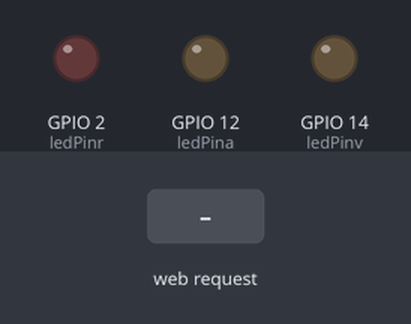
Bench run of a sketch on a simulated ESP8266 (NodeMCU). Shown: output pins drawn as LEDs (lit = HIGH). The inputs (shaded band) are chosen by the test bench. WiFi joins after 1.5 s; servers stay silent unless stated; what the sketch prints to the serial monitor is not drawn.

Above: at 2.7 s.
2.8 s: HTTP request GET /A received
At 3.3 s:
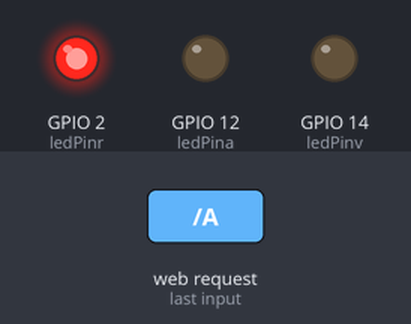
4.3 s: HTTP request GET /C received
At 5.5 s:
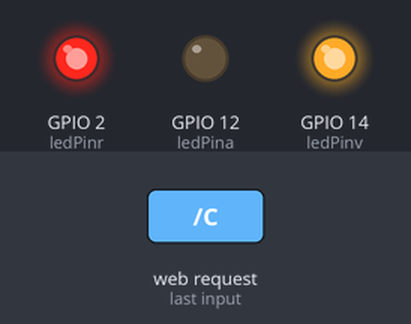
5.8 s: HTTP request GET /B received
At 6.8 s:
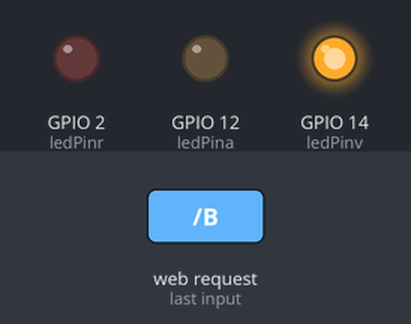
7.3 s: HTTP request GET /E received
At 7.9 s:
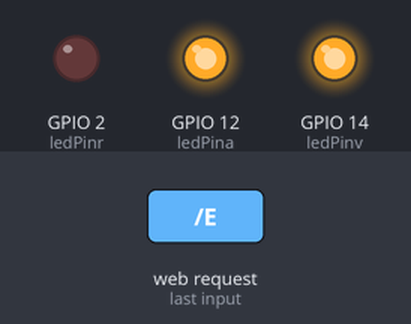
8.8 s: HTTP request GET /D received
At 10.0 s:
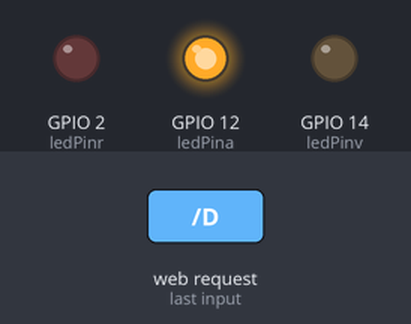
10.3 s: HTTP request GET /A received
At 11.4 s:
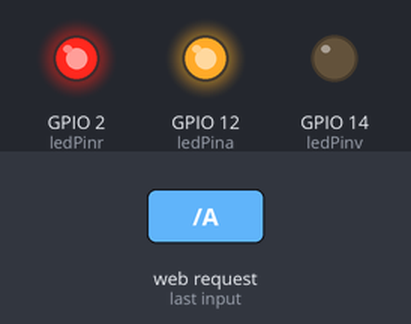
Timing chart, 0 to 12.8 s (numbered marks = the images above; inputs shaded):
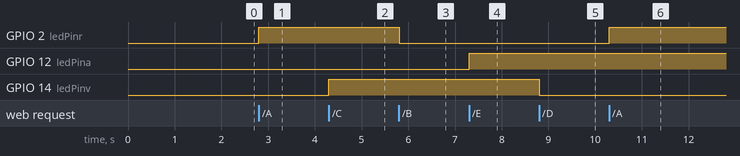

Measured:
- after the input at 2.8 s, GPIO 2 (ledPinr): LOW → HIGH at once
- after the input at 4.3 s, GPIO 14 (ledPinv): LOW → HIGH at once
- after the input at 5.8 s, GPIO 2 (ledPinr): HIGH → LOW at once
- after the input at 7.3 s, GPIO 12 (ledPina): LOW → HIGH at once
- after the input at 8.8 s, GPIO 14 (ledPinv): HIGH → LOW at once
- after the input at 10.3 s, GPIO 2 (ledPinr): LOW → HIGH at once

The sketch:

aulapabloemailbia1.ino
```cpp
#include <ESP8266WiFi.h>

const char* ssid = "#Sala_HULK";
const char* password = "HULK#2017";

int ledPinr = 02; // vermelho
int ledPinv = 14; // verde
int ledPina = 12; // azul


WiFiServer server(80);

void setup() {
  Serial.begin(115200);
  delay(10);

  pinMode(ledPinr, OUTPUT);
  digitalWrite(ledPinr, LOW);

pinMode(ledPinv, OUTPUT);
  digitalWrite(ledPinv, LOW);

pinMode(ledPina, OUTPUT);
  digitalWrite(ledPina, LOW);


  // Connect to WiFi network
  Serial.println();
  Serial.println();
  Serial.print("Connecting to ");
  Serial.println(ssid);

  WiFi.begin(ssid, password);

  while (WiFi.status() != WL_CONNECTED) {
    delay(500);
    Serial.print(".");
  }
  Serial.println("");
  Serial.println("WiFi connected");

  // Start the server
  server.begin();
  Serial.println("Server started");

  // Print the IP address
  Serial.print("Use this URL to connect: ");
  Serial.print("http://");
  Serial.print(WiFi.localIP());
  Serial.println("/");

}

void loop() {
  // Check if a client has connected
  WiFiClient client = server.available();
  if (!client) {
    return;
  }

  // Wait until the client sends some data
  Serial.println("new client");
  while(!client.available()){
    delay(1);
  }

  // Read the first line of the request
  String request = client.readStringUntil('\r');
  Serial.println(request);
  client.flush();

  // Match the request


  if (request.indexOf("/A") != -1)  {
    digitalWrite(ledPinr, HIGH);
  } //liga o vermelho


  if (request.indexOf("/B") != -1)  {
    digitalWrite(ledPinr, LOW);
  } //desliga o vermelho

    if (request.indexOf("/C") != -1)  {
    digitalWrite(ledPinv, HIGH);
  } // liga o verde

  if (request.indexOf("/D") != -1)  {
    digitalWrite(ledPinv, LOW);
  } // desliga o verde


if (request.indexOf("/E") != -1)  {
    digitalWrite(ledPina, HIGH);
  } // liga o azul


  if (request.indexOf("/F") != -1)  {
    digitalWrite(ledPina, LOW);
  } // desliga o azul

// Set ledPin according to the request
//digitalWrite(ledPin, value);

  // Return the response
  client.println("HTTP/1.1 200 OK");
  client.println("Content-Type: text/html");
  client.println(""); //  do not forget this one
  client.println("<!DOCTYPE HTML>");
  client.println("<html>");

  client.print("");//


    client.print("COR");

  client.println("<br><br>");
  client.println("<a href=\"/A\"\"><button>A </button></a>");
  client.println("<a href=\"/B\"\"><button>B </button></a>");
  client.println("<a href=\"/C\"\"><button>C </button></a>");
  client.println("<a href=\"/D\"\"><button>D </button></a>");
  client.println("<a href=\"/E\"\"><button>E </button></a>");
  client.println("<a href=\"/F\"\"><button>F </button></a>");
  client.println("</html>");


  delay(1);
  Serial.println("Client disonnected");
  Serial.println("");

}
```
